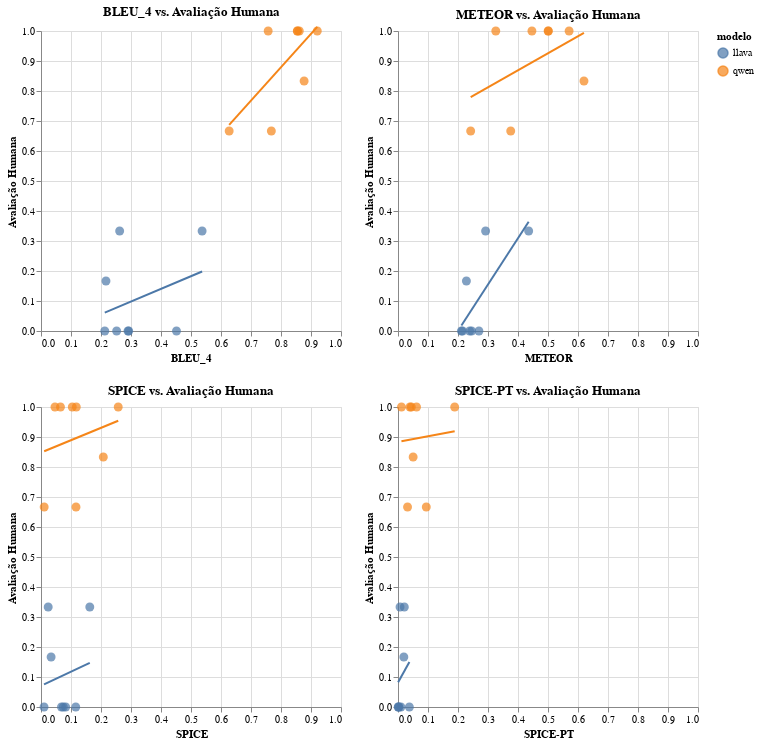

The notebook cell saved with this chart:
### Code cell
charts_a = alt.hconcat(
    *(scatter_plot_metrica(m) for m in ["bleu_4", "meteor"])
)

charts_b = alt.hconcat(*(scatter_plot_metrica(m) for m in ["spice", "spice-pt"]))

charts = alt.vconcat(charts_a, charts_b)

charts.display()

### Figure 1 — Vega-Lite specification as saved in the notebook (floating-point values rounded to 4 significant figures)
{"config": {"view": {"continuousWidth": 300, "continuousHeight": 300}}, "vconcat": [{"hconcat": [{"layer": [{"mark": {"type": "point", "filled": true, "size": 80}, "encoding": {"color": {"field": "modelo", "type": "nominal"}, "text": {"field": "icon", "type": "nominal"}, "tooltip": [{"field": "image_id", "type": "nominal"}, {"field": "modelo", "type": "nominal"}, {"field": "bleu_4", "type": "quantitative"}, {"field": "humano", "type": "quantitative"}], "x": {"field": "bleu_4", "scale": {"domain": [0, 1]}, "title": "BLEU_4", "type": "quantitative"}, "y": {"field": "humano", "scale": {"domain": [0, 1]}, "title": "Avaliação Humana", "type": "quantitative"}}}, {"mark": {"type": "line"}, "encoding": {"color": {"field": "modelo", "type": "nominal"}, "x": {"field": "bleu_4", "type": "quantitative"}, "y": {"field": "humano", "type": "quantitative"}}, "transform": [{"on": "bleu_4", "regression": "humano", "groupby": ["modelo"]}]}], "height": 300, "title": "BLEU_4 vs. Avaliação Humana", "width": 300}, {"layer": [{"mark": {"type": "point", "filled": true, "size": 80}, "encoding": {"color": {"field": "modelo", "type": "nominal"}, "text": {"field": "icon", "type": "nominal"}, "tooltip": [{"field": "image_id", "type": "nominal"}, {"field": "modelo", "type": "nominal"}, {"field": "meteor", "type": "quantitative"}, {"field": "humano", "type": "quantitative"}], "x": {"field": "meteor", "scale": {"domain": [0, 1]}, "title": "METEOR", "type": "quantitative"}, "y": {"field": "humano", "scale": {"domain": [0, 1]}, "title": "Avaliação Humana", "type": "quantitative"}}}, {"mark": {"type": "line"}, "encoding": {"color": {"field": "modelo", "type": "nominal"}, "x": {"field": "meteor", "type": "quantitative"}, "y": {"field": "humano", "type": "quantitative"}}, "transform": [{"on": "meteor", "regression": "humano", "groupby": ["modelo"]}]}], "height": 300, "title": "METEOR vs. Avaliação Humana", "width": 300}]}, {"hconcat": [{"layer": [{"mark": {"type": "point", "filled": true, "size": 80}, "encoding": {"color": {"field": "modelo", "type": "nominal"}, "text": {"field": "icon", "type": "nominal"}, "tooltip": [{"field": "image_id", "type": "nominal"}, {"field": "modelo", "type": "nominal"}, {"field": "spice", "type": "quantitative"}, {"field": "humano", "type": "quantitative"}], "x": {"field": "spice", "scale": {"domain": [0, 1]}, "title": "SPICE", "type": "quantitative"}, "y": {"field": "humano", "scale": {"domain": [0, 1]}, "title": "Avaliação Humana", "type": "quantitative"}}}, {"mark": {"type": "line"}, "encoding": {"color": {"field": "modelo", "type": "nominal"}, "x": {"field": "spice", "type": "quantitative"}, "y": {"field": "humano", "type": "quantitative"}}, "transform": [{"on": "spice", "regression": "humano", "groupby": ["modelo"]}]}], "height": 300, "title": "SPICE vs. Avaliação Humana", "width": 300}, {"layer": [{"mark": {"type": "point", "filled": true, "size": 80}, "encoding": {"color": {"field": "modelo", "type": "nominal"}, "text": {"field": "icon", "type": "nominal"}, "tooltip": [{"field": "image_id", "type": "nominal"}, {"field": "modelo", "type": "nominal"}, {"field": "spice-pt", "type": "quantitative"}, {"field": "humano", "type": "quantitative"}], "x": {"field": "spice-pt", "scale": {"domain": [0, 1]}, "title": "SPICE-PT", "type": "quantitative"}, "y": {"field": "humano", "scale": {"domain": [0, 1]}, "title": "Avaliação Humana", "type": "quantitative"}}}, {"mark": {"type": "line"}, "encoding": {"color": {"field": "modelo", "type": "nominal"}, "x": {"field": "spice-pt", "type": "quantitative"}, "y": {"field": "humano", "type": "quantitative"}}, "transform": [{"on": "spice-pt", "regression": "humano", "groupby": ["modelo"]}]}], "height": 300, "title": "SPICE-PT vs. Avaliação Humana", "width": 300}]}], "data": {"name": "data-910e169830da672ce9556d4a7b6e63bc"}, "$schema": "https://vega.github.io/schema/vega-lite/v5.20.1.json", "datasets": {"data-910e169830da672ce9556d4a7b6e63bc": [{"modelo": "qwen", "image_id": "26c9f2ad-efd9-4d93-abd6-f5c35b2c7a3a", "bleu_4": 0.7572, "meteor": 0.4464, "spice": 0.06486, "cider-d": 0.0, "spice-pt": 0.03977, "humano": 1.0, "icon": "🦆"}, {"modelo": "qwen", "image_id": "2966dd41-b32d-4b51-a69a-dc9a9dd755df", "bleu_4": 0.8542, "meteor": 0.3259, "spice": 0.04663, "cider-d": 0.0, "spice-pt": 0.01152, "humano": 1.0, "icon": "🦆"}, {"modelo": "qwen", "image_id": "5b14269e-807a-4b3d-b652-e0036bde4418", "bleu_4": 0.7678, "meteor": 0.3758, "spice": 0.01061, "cider-d": 0.0, "spice-pt": 0.03186, "humano": 0.6667, "icon": "🦆"}, {"modelo": "qwen", "image_id": "687e0132-7f8e-4c35-ba2c-b66d59c7365a", "bleu_4": 0.8551, "meteor": 0.5003, "spice": 0.1042, "cider-d": 0.0, "spice-pt": 0.0445, "humano": 1.0, "icon": "🦆"}, {"modelo": "qwen", "image_id": "9f52f1ff-67e3-443a-ad59-1e987a5438e6", "bleu_4": 0.8771, "meteor": 0.6198, "spice": 0.2077, "cider-d": 0.0, "spice-pt": 0.05044, "humano": 0.8333, "icon": "🦆"}, {"modelo": "qwen", "image_id": "a43d8a7e-1c81-4b9d-b527-2369584d5110", "bleu_4": 0.6272, "meteor": 0.2423, "spice": 0.1167, "cider-d": 0.0, "spice-pt": 0.0943, "humano": 0.6667, "icon": "🦆"}, {"modelo": "qwen", "image_id": "b22100ba-f165-4bb0-8862-d5a09e31b54f", "bleu_4": 0.9209, "meteor": 0.5704, "spice": 0.2574, "cider-d": 0.0, "spice-pt": 0.1889, "humano": 1.0, "icon": "🦆"}, {"modelo": "qwen", "image_id": "fead8dc8-c6cd-4ab5-88d0-af8955c0bd70", "bleu_4": 0.861, "meteor": 0.5013, "spice": 0.1176, "cider-d": 0.0, "spice-pt": 0.06177, "humano": 1.0, "icon": "🦆"}, {"modelo": "llava", "image_id": "26c9f2ad-efd9-4d93-abd6-f5c35b2c7a3a", "bleu_4": 0.2521, "meteor": 0.2453, "spice": 0.07426, "cider-d": 0.0, "spice-pt": 0.0005119, "humano": 0.0, "icon": "🌋"}, {"modelo": "llava", "image_id": "2966dd41-b32d-4b51-a69a-dc9a9dd755df", "bleu_4": 0.29, "meteor": 0.2114, "spice": 0.01008, "cider-d": 0.0, "spice-pt": 0.03791, "humano": 0.0, "icon": "🌋"}, {"modelo": "llava", "image_id": "5b14269e-807a-4b3d-b652-e0036bde4418", "bleu_4": 0.2621, "meteor": 0.2921, "spice": 0.02398, "cider-d": 0.0, "spice-pt": 0.006774, "humano": 0.3333, "icon": "🌋"}, {"modelo": "llava", "image_id": "687e0132-7f8e-4c35-ba2c-b66d59c7365a", "bleu_4": 0.4517, "meteor": 0.2388, "spice": 0.1158, "cider-d": 0.0, "spice-pt": 0.009662, "humano": 0.0, "icon": "🌋"}, {"modelo": "llava", "image_id": "9f52f1ff-67e3-443a-ad59-1e987a5438e6", "bleu_4": 0.2165, "meteor": 0.228, "spice": 0.03371, "cider-d": 0.0, "spice-pt": 0.0194, "humano": 0.1667, "icon": "🌋"}, {"modelo": "llava", "image_id": "a43d8a7e-1c81-4b9d-b527-2369584d5110", "bleu_4": 0.537, "meteor": 0.4356, "spice": 0.1626, "cider-d": 0.0, "spice-pt": 0.02105, "humano": 0.3333, "icon": "🌋"}, {"modelo": "llava", "image_id": "b22100ba-f165-4bb0-8862-d5a09e31b54f", "bleu_4": 0.2125, "meteor": 0.2698, "spice": 0.06818, "cider-d": 0.0, "spice-pt": 0.001561, "humano": 0.0, "icon": "🌋"}, {"modelo": "llava", "image_id": "fead8dc8-c6cd-4ab5-88d0-af8955c0bd70", "bleu_4": 0.2924, "meteor": 0.2151, "spice": 0.08225, "cider-d": 0.0, "spice-pt": 0.003197, "humano": 0.0, "icon": "🌋"}]}}
